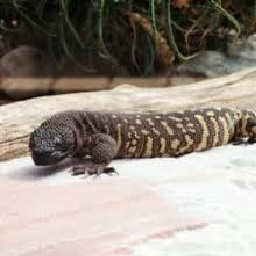
//> input picture Samples/reptile.jpg, 256 x 256 px
$ ./main   (built with g++ and OpenCV 4)
//> lines starting //> are read from the running program, lines starting //| are printed output that depends on the picture; pictures that were not available may be replaced by others from this repository, and a replacement may not be noted
#include <opencv2/opencv.hpp>
#include <iostream>
#include <stdio.h>
#include <windows.h>

struct ThresholdData {
	cv::Mat image;
	int thresholdValue = 70;
	int maxValue = 255;
};

void createWindow(const char* name, int x, int y) {
	cv::namedWindow(name, cv::WINDOW_AUTOSIZE);
	cv::moveWindow(name, x, y);
}

void showImage(cv::Mat img, const char* name, int x, int y) {
	createWindow(name, x, y);
	cv::imshow(name, img);
}

void changeBrightness(cv::Mat src, cv::Mat dst, int bright) {
	for (int i = 0; i < src.rows; ++i) {
		for (int j = 0; j < src.cols; ++j) {
			cv::Vec3b pixelColor = src.at<cv::Vec3b>(i, j);

			if (pixelColor[0] + bright > 255) {
				pixelColor[0] = 255;
			}
			else {
				pixelColor[0] += bright;
			}
			if (pixelColor[1] + bright > 255) {
				pixelColor[1] = 255;
			}
			else {
				pixelColor[1] += bright;
			}
			if (pixelColor[2] + bright > 255) {
				pixelColor[2] = 255;
			}
			else {
				pixelColor[2] += bright;
			}

			dst.at<cv::Vec3b>(i, j) = pixelColor;
		}
	}
}

void onThreshold(int pos, void* userdata) {
	ThresholdData* data = static_cast<ThresholdData*>(userdata);
	cv::Mat binarizedImage;
	cv::threshold(data->image, binarizedImage, pos, data->maxValue, cv::THRESH_BINARY);
	cv::imshow("Binarization", binarizedImage);
}

void createHistogram(cv::Mat src, const char* name, int x, int y) {
	int histSize = 256;
	float range[] = { 0, 256 };
	const float* histRange = { range };

	cv::Mat histogram;
	cv::calcHist(&src, 1, 0, cv::Mat(), histogram, 1, &histSize, &histRange);

	createWindow(name, x, y);

	int histW = 512, histH = 480;
	int binW = cvRound(static_cast<double>(histW) / histSize);

	cv::Mat histImage(histH, histW, CV_8UC3, cv::Scalar(30, 30, 30));

	cv::normalize(histogram, histogram, 0, histImage.rows, cv::NORM_MINMAX);

	for (int i = 1; i < histSize; ++i) {
		cv::line(histImage,
			cv::Point(binW * (i - 1), histH - cvRound(histogram.at<float>(i - 1))),
			cv::Point(binW * (i), histH - cvRound(histogram.at<float>(i))),
			cv::Scalar(255, 100, 0), 2);
	}

	showImage(histImage, name, x, y);
}

int main() {
	cv::Mat repImage = cv::imread("Samples/reptile.jpg");
//> repImage is the input picture: 256 rows x 256 cols, CV_8UC3; mean B, G, R 133.6, 142.8, 151.7

	if (repImage.empty()) {
		std::cerr << "Unable to read the file" << std::endl;
		std::cin.get();
		return -1;
	}

	showImage(repImage, "Original Image", 0, 0);

	cv::Mat grayImage;
	cv::cvtColor(repImage, grayImage, cv::COLOR_BGR2GRAY);
	showImage(grayImage, "Grayscale Image", 350, 0);

	cv::Mat resizedImage(200, 200, repImage.type());
	cv::resize(repImage, resizedImage, resizedImage.size());
	showImage(resizedImage, "Resized Image", 700, 0);

	cv::Mat dogImage = cv::imread("Samples/dog.jpg");
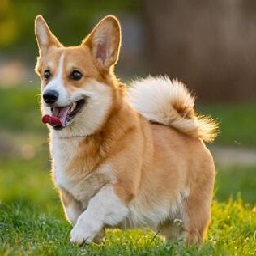
//> input picture Samples/dog.jpg, 256 x 256 px
//> dogImage is the input picture: 256 rows x 256 cols, CV_8UC3; mean B, G, R 76.4, 120.9, 133.8
	if (dogImage.empty()) {
		std::cerr << "Unable to read the file" << std::endl;
		std::cin.get();
		return -1;
	}

	cv::Mat blurImage;
	cv::blur(dogImage, blurImage, cv::Size(13, 13));
	showImage(blurImage, "Blur", 1050, 0);

	cv::Mat cannyImage;
	cv::Canny(dogImage, cannyImage, 100, 100);
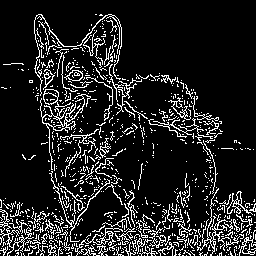
//> cannyImage: 256 rows x 256 cols, CV_8UC1; 13.1% white in thin lines or dots
	showImage(cannyImage, "Canny", 0, 350);

	cv::Mat laplacianImage, scaledLaplacianImage;
	cv::Laplacian(grayImage, laplacianImage, CV_16S, 3);
	cv::convertScaleAbs(laplacianImage, scaledLaplacianImage);
	showImage(scaledLaplacianImage, "Laplacian Image", 350, 350);

	cv::Mat brightImage;
	dogImage.copyTo(brightImage);
	changeBrightness(dogImage, brightImage, 100);
//> after the loop in changeBrightness, `for (int i = 0; i < src.rows; ++i)`:
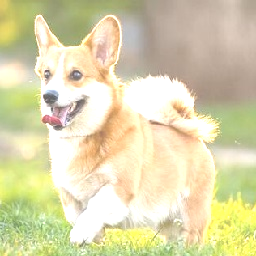
//> dst: 256 rows x 256 cols, CV_8UC3; mean B, G, R 173.4, 215.3, 221.1
	showImage(brightImage, "Brightness", 700, 350);

	ThresholdData trackbarData;
	trackbarData.image = dogImage;

	createWindow("Binarization", 1050, 350);
	cv::createTrackbar("Threshold", "Binarization", &trackbarData.thresholdValue, trackbarData.maxValue, onThreshold, &trackbarData);

	createHistogram(grayImage, "Grayscale Histogram", 0, 700);
//> in createHistogram, `cv::calcHist(&src, 1, 0, cv::Mat(), histogram, 1, &histSize, &histRang..`: histogram = 256 values, max 1432 at index 232, min 0 at index 0, mean 256
//> in createHistogram, `cv::normalize(histogram, histogram, 0, histImage.rows, cv::NORM_MINMAX);`: histogram = 256 values, max 480 at index 232, min 0 at index 0, mean 85.81

	cv::Mat equalizedImage;
	equalizeHist(grayImage, equalizedImage);
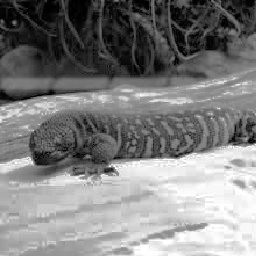
//> equalizedImage: 256 rows x 256 cols, CV_8UC1; min 0, max 255, mean 128.4
	showImage(equalizedImage, "Equalized Image", 1200, 700);

	createHistogram(equalizedImage, "Equalized Histoogram ", 600, 700);
//> call 2 of createHistogram, with name = "Equalized Histoogram ", x = 600, y = 700
//> in createHistogram (call 2), `cv::calcHist(&src, 1, 0, cv::Mat(), histogram, 1, &histSize, &histRang..`: histogram = 256 values, max 1432 at index 202, min 0 at index 8, mean 256
//> in createHistogram (call 2), `cv::normalize(histogram, histogram, 0, histImage.rows, cv::NORM_MINMAX);`: histogram = 256 values, max 480 at index 202, min 0 at index 8, mean 85.81
//> after the loop in createHistogram (call 2), `for (int i = 1; i < histSize; ++i)`:
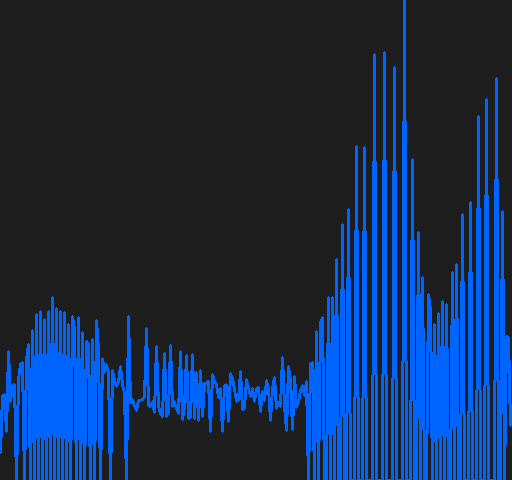
//> histImage: 480 rows x 512 cols, CV_8UC3; mean B, G, R 80.3, 45.6, 23.3

	cv::waitKey(0);
//> in onThreshold, `cv::threshold(data->image, binarizedImage, pos, data->maxValue, cv::TH..`:
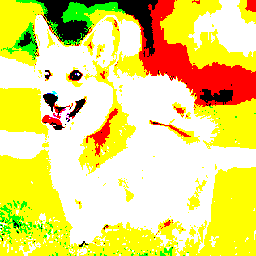
//> binarizedImage: 256 rows x 256 cols, CV_8UC3; mean B, G, R 117.9, 222.2, 235.5

	createWindow("Src", 300, 300);
	createWindow("Dst", 900, 300);

	cv::Mat srcFrame;
	cv::Mat resizedFrame;
	cv::Mat dstFrame;
	cv::Size size(640, 480);

	cv::VideoCapture capture("Samples/bird.mp4");
	capture >> srcFrame;
	cv::resize(srcFrame, resizedFrame, size);
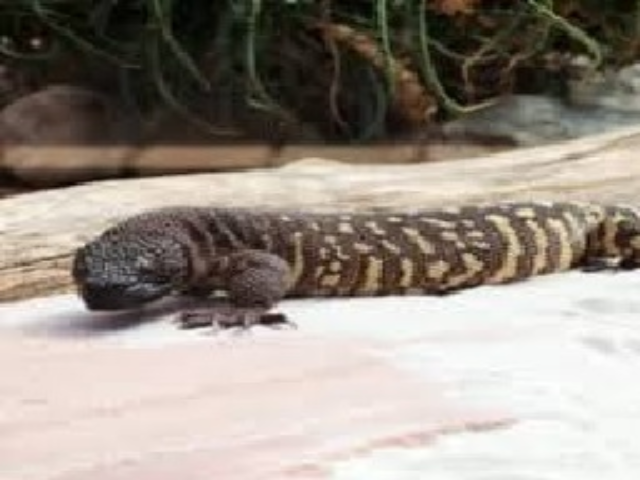
//> resizedFrame: 480 rows x 640 cols, CV_8UC3; mean B, G, R 133.5, 142.6, 151.6

	while (cv::waitKey(40) != 27 && !srcFrame.empty()) {
//> the Esc key is pressed
		imshow("Src", resizedFrame);
		Canny(resizedFrame, dstFrame, 100, 100);
		imshow("Dst", dstFrame);

		capture >> srcFrame;
		cv::resize(srcFrame, resizedFrame, size);
	}

	return 0;
}
